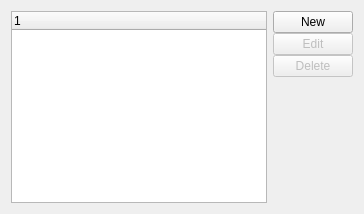
       <widget class="QWidget" name="_tabUOM">
        <attribute name="title">
         <string>Conversions</string>
        </attribute>
        <layout class="QGridLayout">
         <item row="0" column="0">
          <widget class="XTreeWidget" name="_uomconv">
           <property name="focusPolicy">
            <enum>Qt::ClickFocus</enum>
           </property>
           <property name="rootIsDecorated">
            <bool>true</bool>
           </property>
          </widget>
         </item>
         <item row="0" column="1">
          <layout class="QVBoxLayout">
           <property name="spacing">
            <number>0</number>
           </property>
           <item>
            <widget class="QPushButton" name="_newUOM">
             <property name="text">
              <string>New</string>
             </property>
            </widget>
           </item>
           <item>
            <widget class="QPushButton" name="_editUOM">
             <property name="enabled">
              <bool>false</bool>
             </property>
             <property name="text">
              <string>Edit</string>
             </property>
            </widget>
           </item>
           <item>
            <widget class="QPushButton" name="_deleteUOM">
             <property name="enabled">
              <bool>false</bool>
             </property>
             <property name="text">
              <string>Delete</string>
             </property>
            </widget>
           </item>
           <item>
            <spacer>
             <property name="orientation">
              <enum>Qt::Vertical</enum>
             </property>
             <property name="sizeHint" stdset="0">
              <size>
               <width>20</width>
               <height>40</height>
              </size>
             </property>
            </spacer>
           </item>
          </layout>
         </item>
        </layout>
       </widget>
